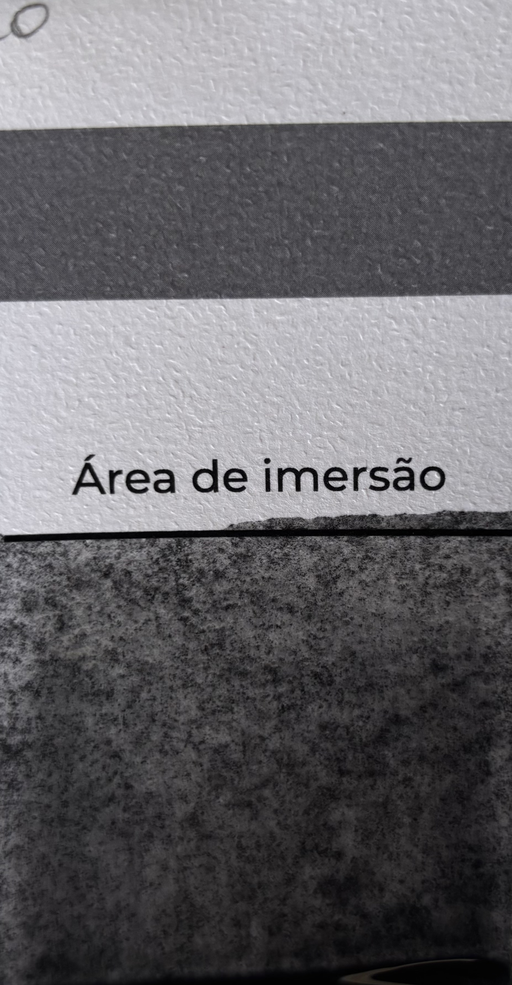
#> input picture images/1_10/IMG_0498.png, 512 x 985 px, shrunk from 1854 x 3564 before the run
$ python image_analyzer_smart.py
#> lines starting #> are read from the running program, lines starting #| are printed output that depends on the picture; after the words box and inside, x2 and y2 are one past the last pixel; in counts of white or black regions, pixels touching at a corner belong together
### image_analyzer.py
import cv2
import numpy as np
from pathlib import Path
from typing import Tuple, Dict, List
import json

class MixtureAnalyzer:
    """Analisa proporção de mistura grafite:água baseado em imagens"""

    def __init__(self, reference_dir: str = "images"):
        self.reference_dir = Path(reference_dir)
        self.target_gray = (119, 119, 119)  # #777777 em RGB
        self.reference_features = {}
        self.load_references()

    def correct_color_by_template(self, image: np.ndarray, template_region: Tuple[int, int, int, int]) -> np.ndarray:
        """
        Corrige a iluminação da imagem baseado no gabarito #777777

        Args:
            image: Imagem BGR do OpenCV
            template_region: (x, y, width, height) do gabarito na imagem

        Returns:
            Imagem corrigida
        """
        x, y, w, h = template_region
        template_patch = image[y:y+h, x:x+w]

        # Calcula cor média do gabarito na foto
        mean_color = cv2.mean(template_patch)[:3]  # BGR

        # Converte #777777 para BGR
        target_bgr = (self.target_gray[2], self.target_gray[1], self.target_gray[0])

        # Calcula fator de correção para cada canal
        correction_factors = np.array([
            target_bgr[0] / (mean_color[0] + 1e-6),
            target_bgr[1] / (mean_color[1] + 1e-6),
            target_bgr[2] / (mean_color[2] + 1e-6)
        ])

        # Aplica correção
        corrected = image.astype(np.float32)
        corrected[:, :, 0] *= correction_factors[0]
        corrected[:, :, 1] *= correction_factors[1]
        corrected[:, :, 2] *= correction_factors[2]

        # Limita valores entre 0-255
        corrected = np.clip(corrected, 0, 255).astype(np.uint8)

        return corrected

    def detect_template_region(self, image: np.ndarray) -> Tuple[int, int, int, int]:
        """
        Detecta automaticamente a região do gabarito cinza na parte superior
        Busca especificamente o retângulo cinza #777777, não áreas brancas

        Returns:
            (x, y, width, height) do gabarito detectado
        """
        height, width = image.shape[:2]
        search_region = image[0:int(height * 0.25), :]

        # Converte para grayscale
        gray = cv2.cvtColor(search_region, cv2.COLOR_BGR2GRAY)

        # Detecta especificamente tons de cinza médio (#777777 = 119)
        # Range: 80-160 (exclui branco >200 e preto <50)
        lower_gray = 80
        upper_gray = 160
        mask = cv2.inRange(gray, lower_gray, upper_gray)

        # Remove ruído
        kernel = cv2.getStructuringElement(cv2.MORPH_RECT, (5, 5))
        mask = cv2.morphologyEx(mask, cv2.MORPH_CLOSE, kernel)
        mask = cv2.morphologyEx(mask, cv2.MORPH_OPEN, kernel)

        # Encontra contornos
        contours, _ = cv2.findContours(mask, cv2.RETR_EXTERNAL, cv2.CHAIN_APPROX_SIMPLE)

        if contours:
            # Filtra contornos válidos (retangulares e grandes)
            valid_contours = []
            for contour in contours:
                area = cv2.contourArea(contour)
                if area < width * 20:  # Muito pequeno
                    continue

                x, y, w, h = cv2.boundingRect(contour)

                # Valida proporções (retângulo horizontal)
                aspect_ratio = w / (h + 1)
                if aspect_ratio < 2:  # Não é retângulo largo
                    continue

                # Valida tamanho mínimo
                if w < width * 0.3:  # Largura mínima 30% da imagem
                    continue

                # Valida cor média da região (deve ser cinza, não branco)
                region = search_region[y:y+h, x:x+w]
                mean_val = np.mean(region)
                if mean_val > 180 or mean_val < 70:  # Muito claro ou escuro
                    continue

                valid_contours.append((contour, area, x, y, w, h))

            if valid_contours:
                # Pega o maior contorno válido
                _, _, x, y, w, h = max(valid_contours, key=lambda c: c[1])
                return (x, y, w, h)

        # Fallback: assume gabarito no topo centralizado
        return (int(width * 0.05), 10, int(width * 0.9), 50)

    def extract_features(self, image: np.ndarray, template_region: Tuple[int, int, int, int]) -> Dict:
        """
        Extrai características da imagem para comparação
        """
        # Corrige iluminação
        corrected = self.correct_color_by_template(image, template_region)

        # Região de interesse (abaixo do gabarito)
        _, ty, _, th = template_region
        roi = corrected[ty + th + 10:, :]  # ROI começa após o gabarito

        # Calcula histograma de cores
        hist_b = cv2.calcHist([roi], [0], None, [32], [0, 256])
        hist_g = cv2.calcHist([roi], [1], None, [32], [0, 256])
        hist_r = cv2.calcHist([roi], [2], None, [32], [0, 256])

        # Normaliza histogramas
        hist_b = hist_b.flatten() / (hist_b.sum() + 1e-6)
        hist_g = hist_g.flatten() / (hist_g.sum() + 1e-6)
        hist_r = hist_r.flatten() / (hist_r.sum() + 1e-6)

        # Calcula estatísticas de cor
        mean_color = cv2.mean(roi)[:3]
        std_color = np.std(roi, axis=(0, 1))

        # Converte para LAB para análise de luminosidade
        lab = cv2.cvtColor(roi, cv2.COLOR_BGR2LAB)
        mean_lab = cv2.mean(lab)[:3]

        return {
            'hist_b': hist_b,
            'hist_g': hist_g,
            'hist_r': hist_r,
            'mean_bgr': mean_color,
            'std_bgr': std_color,
            'mean_lab': mean_lab
        }

    def load_references(self):
        """Carrega e processa todas as imagens de referência"""
        print("Carregando imagens de referência...")

        for ratio_dir in sorted(self.reference_dir.glob("1_*")):
            if not ratio_dir.is_dir():
                continue

            ratio = ratio_dir.name  # ex: "1_5"
            features_list = []

            for img_path in sorted(ratio_dir.glob("*.png")):
                try:
                    img = cv2.imread(str(img_path))
                    if img is None:
                        continue

                    template_region = self.detect_template_region(img)
                    features = self.extract_features(img, template_region)
                    features_list.append(features)
                except Exception as e:
                    print(f"Erro ao processar {img_path}: {e}")

            if features_list:
                self.reference_features[ratio] = features_list
                print(f"  ✓ {ratio}: {len(features_list)} imagens")

        print(f"\nTotal: {len(self.reference_features)} proporções carregadas\n")

    def compare_features(self, features1: Dict, features2: Dict) -> float:
        """
        Compara duas features e retorna similaridade (0-1, maior é mais similar)
        """
        # Compara histogramas usando correlação
        hist_sim_b = cv2.compareHist(features1['hist_b'], features2['hist_b'], cv2.HISTCMP_CORREL)
        hist_sim_g = cv2.compareHist(features1['hist_g'], features2['hist_g'], cv2.HISTCMP_CORREL)
        hist_sim_r = cv2.compareHist(features1['hist_r'], features2['hist_r'], cv2.HISTCMP_CORREL)

        hist_similarity = (hist_sim_b + hist_sim_g + hist_sim_r) / 3

        # Compara cores médias (normalizado)
        color_diff = np.abs(np.array(features1['mean_bgr']) - np.array(features2['mean_bgr']))
        color_similarity = 1 - (np.mean(color_diff) / 255)

        # Compara luminosidade LAB
        lab_diff = np.abs(features1['mean_lab'][0] - features2['mean_lab'][0])
        lab_similarity = 1 - (lab_diff / 255)

        # Média ponderada
        total_similarity = (
            hist_similarity * 0.5 +
            color_similarity * 0.3 +
            lab_similarity * 0.2
        )

        return max(0, min(1, total_similarity))

    # [74 lines left out: functions analyze, main, not called in this run]


# [2 lines that do not run on import are left out]

### image_analyzer_smart.py
import cv2
import numpy as np
from pathlib import Path
from typing import Tuple, Dict, List
from image_analyzer import MixtureAnalyzer

class SmartMixtureAnalyzer(MixtureAnalyzer):
    """
    Versão inteligente com:
    1. Weighted voting por vizinhança (proporções próximas)
    2. Análise de consistência das 5 amostras
    3. Rejeição de outliers
    """

    def __init__(self, reference_dir: str = "images"):
        super().__init__(reference_dir)
#> in load_references, img is the input picture: shape (985, 512, 3); mean B, G, R 107.1, 103.4, 104.7
#> in detect_template_region, `mask = cv2.morphologyEx(mask, cv2.MORPH_OPEN, kernel)`:
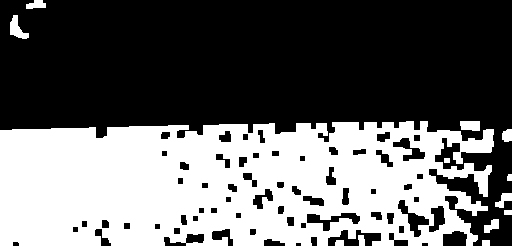
#> mask: shape (246, 512); 40.4% white; 13 white regions
#> in detect_template_region, `contours, _ = cv2.findContours(mask, cv2.RETR_EXTERNAL, cv2.CHAIN_APPR..`: contours = 13 contours; largest, box (x1, y1, x2, y2) and area: (0, 121, 494, 246) 52814, (10, 15, 29, 39) 196, (460, 121, 480, 131) 156, (495, 193, 512, 208) 112, (484, 219, 499, 233) 106
#> the loop in detect_template_region, `for contour in contours:` made 13 passes
#> area on passes 2, 3, 4, 6, 7, 9, 10, 12: 38.5, 51, 106, 112.5, 22.5, 92.5, 156, 196
#> after the loop in detect_template_region, `for contour in contours:`:
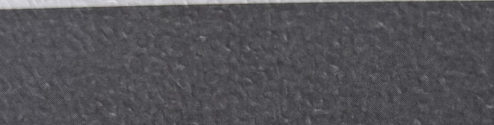
#> region: shape (125, 494, 3); mean B, G, R 87.5, 82.7, 83.7
#> after the loop in detect_template_region, `for contour in contours:`: valid_contours = 1 item
#> in load_references, `template_region = self.detect_template_region(img)`: template_region = (0, 121, 494, 125)
#> in correct_color_by_template, `x, y, w, h = template_region`: x = 0; y = 121; w = 494; h = 125
#> in correct_color_by_template, `mean_color = cv2.mean(template_patch)[:3]`: mean_color = (87.53, 82.66, 83.67)
#> in correct_color_by_template, `correction_factors = np.array([ target_bgr[0] / (mean_color[0] + 1e-6)..`: correction_factors = [1.36, 1.44, 1.42]
#> in correct_color_by_template, `corrected = np.clip(corrected, 0, 255).astype(np.uint8)`:
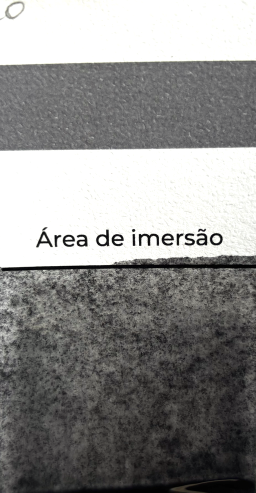
#> corrected: shape (985, 512, 3) (shown at 1/2 size); mean B, G, R 140.9, 142, 142.5
#> in extract_features, `_, ty, _, th = template_region`: ty = 121; th = 125
#> in extract_features, `roi = corrected[ty + th + 10:, :]`:
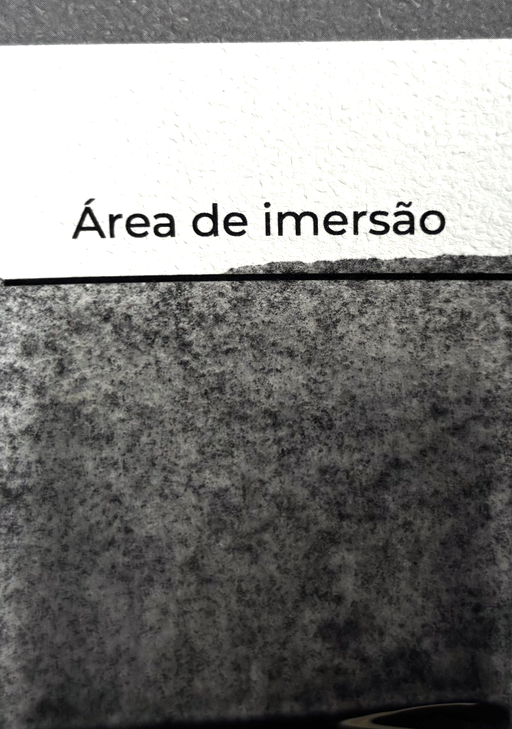
#> roi: shape (729, 512, 3); mean B, G, R 126.6, 128, 128.7
#> in extract_features, `hist_b = cv2.calcHist([roi], [0], None, [32], [0, 256])`: hist_b = 32 values, max 90602 at index 31, min 375 at index 25, mean 11664
#> in extract_features, `hist_g = cv2.calcHist([roi], [1], None, [32], [0, 256])`: hist_g = 32 values, max 99652 at index 31, min 367 at index 24, mean 11664
#> in extract_features, `hist_r = cv2.calcHist([roi], [2], None, [32], [0, 256])`: hist_r = 32 values, max 98368 at index 31, min 320 at index 26, mean 11664
#> in extract_features, `hist_b = hist_b.flatten() / (hist_b.sum() + 1e-6)`: hist_b = 32 values, max 0.243 at index 31, min 0.001 at index 25, mean 0.0312
#> in extract_features, `hist_g = hist_g.flatten() / (hist_g.sum() + 1e-6)`: hist_g = 32 values, max 0.267 at index 31, min 0.000983 at index 24, mean 0.0312
#> in extract_features, `hist_r = hist_r.flatten() / (hist_r.sum() + 1e-6)`: hist_r = 32 values, max 0.264 at index 31, min 0.000857 at index 26, mean 0.0312
#> in extract_features, `mean_color = cv2.mean(roi)[:3]`: mean_color = (126.6, 128, 128.7)
#> in extract_features, `std_color = np.std(roi, axis=(0, 1))`: std_color = [86.13, 86.64, 85.99]
#> in extract_features, `mean_lab = cv2.mean(lab)[:3]`: mean_lab = (131.7, 128, 128.8)
#> in load_references, `features = self.extract_features(img, template_region)`: features = 6 items
#|   ✓ 1_10: 1 imagens
#| Total: 5 proporções carregadas
        self.ratio_order = sorted(self.reference_features.keys(),
                                  key=lambda x: int(x.split('_')[1]))
#> self.ratio_order = ['1_3', '1_5', '1_6', '1_7', '1_10']

    def get_neighbor_weight(self, ratio1: str, ratio2: str) -> float:
        """
        Calcula peso baseado na distância entre proporções
        Proporções vizinhas recebem peso maior

        1:5 comparando com 1:4 = peso 0.5
        1:5 comparando com 1:6 = peso 0.5
        1:5 comparando com 1:3 = peso 0.2
        1:5 comparando com 1:10 = peso 0.0
        """
        num1 = int(ratio1.split('_')[1])
        num2 = int(ratio2.split('_')[1])
        distance = abs(num1 - num2)

        if distance == 0:
            return 1.0  # Mesma proporção
        elif distance == 1:
            return 0.5  # Vizinho direto
        elif distance == 2:
            return 0.2  # Vizinho de 2º grau
        else:
            return 0.0  # Muito distante

    def analyze_with_confidence(self, test_features: Dict, ref_features_list: List[Dict]) -> Tuple[float, float]:
        """
        Analisa features COM medida de consistência

        Returns:
            (similarity, consistency) - consistência indica confiabilidade
        """
        similarities = [
            self.compare_features(test_features, ref_feat)
            for ref_feat in ref_features_list
        ]

        # Remove outliers (valores muito distantes da média)
        mean_sim = np.mean(similarities)
        std_sim = np.std(similarities)

        # Filtra valores dentro de 2 desvios padrão
        filtered_sims = [
            s for s in similarities
            if abs(s - mean_sim) <= 2 * std_sim
        ]

        if not filtered_sims:
            filtered_sims = similarities

        # Consistência = inverso do desvio padrão (menor variação = mais confiável)
        consistency = 1.0 / (1.0 + np.std(filtered_sims))

        return float(np.mean(filtered_sims)), float(consistency)

    def analyze(self, image_path: str, auto_detect_template: bool = True) -> Dict:
        """
        Análise INTELIGENTE com weighted voting e consistência
        """
#> called with image_path = 'images/1_6/IMG_0475.png', auto_detect_template = True
        # Carrega e processa imagem
        img = cv2.imread(image_path)
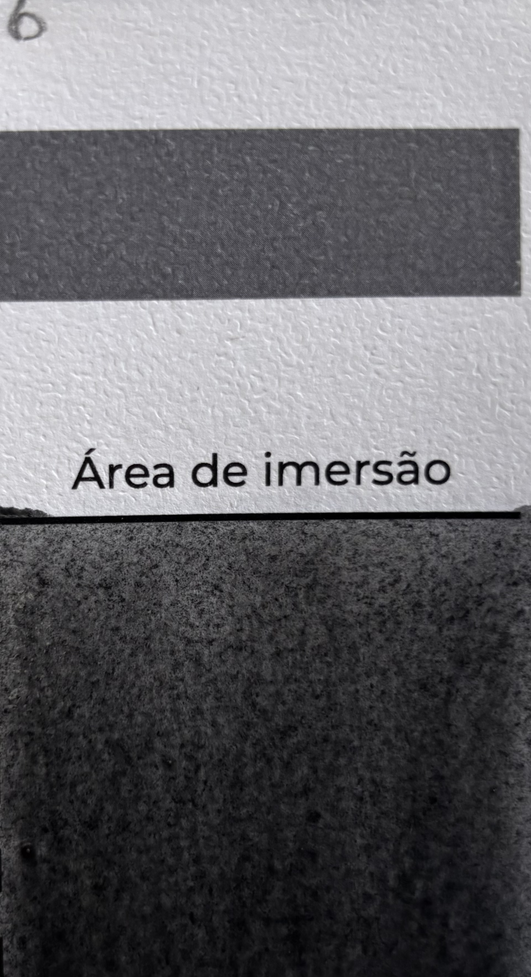
#> input picture images/1_6/IMG_0475.png, 531 x 977 px, shrunk from 1921 x 3534 before the run
#> img is the input picture: shape (977, 531, 3); mean B, G, R 106.7, 102.9, 103.6
        if img is None:
            raise ValueError(f"Não foi possível carregar a imagem: {image_path}")

        if auto_detect_template:
            template_region = self.detect_template_region(img)
#> in detect_template_region (call 6), `search_region = image[0:int(height * 0.25), :]`:
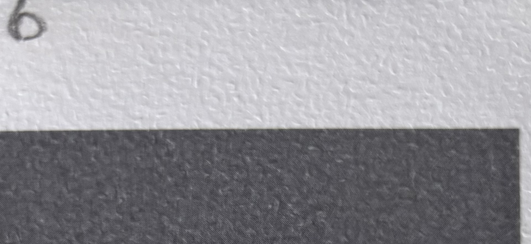
#> search_region: shape (244, 531, 3); mean B, G, R 153.7, 148.5, 149.5
#> in detect_template_region (call 6), `mask = cv2.morphologyEx(mask, cv2.MORPH_OPEN, kernel)`:
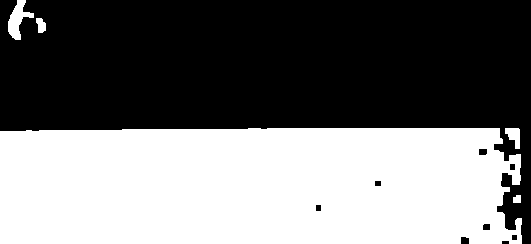
#> mask: shape (244, 531); 45.7% white; 5 white regions
#> in detect_template_region (call 6), `contours, _ = cv2.findContours(mask, cv2.RETR_EXTERNAL, cv2.CHAIN_APPR..`: contours = 5 contours; box (x1, y1, x2, y2) and area: (0, 128, 522, 244) 57829, (8, 0, 34, 40) 421, (505, 128, 520, 149) 170, (36, 18, 46, 33) 92, (513, 195, 521, 203) 44
#> the loop in detect_template_region (call 6), `for contour in contours:` made 5 passes
#> area on passes 1, 2, 4, 5: 43.5, 170, 91.5, 421
#> template_region = (0, 128, 522, 116)
        else:
            height, width = img.shape[:2]
            template_region = (int(width * 0.2), 10, int(width * 0.6), 50)

        test_features = self.extract_features(img, template_region)
#> test_features = 6 items

        # Calcula similaridade E consistência para cada proporção
        ratio_scores = {}

        for ratio, ref_features_list in self.reference_features.items():
            similarity, consistency = self.analyze_with_confidence(test_features, ref_features_list)
            ratio_scores[ratio] = {
                'similarity': similarity,
                'consistency': consistency,
                'weighted_score': similarity * consistency  # Penaliza inconsistentes
            }
#> this loop made 5 passes
#> ratio on passes 1 to 5: '1_10', '1_3', '1_5', '1_6', '1_7'
#> after the loop, ratio_scores = 5 items

        # WEIGHTED VOTING: adiciona contribuição dos vizinhos
        final_scores = {}

        for ratio in ratio_scores:
            base_score = ratio_scores[ratio]['weighted_score']
            neighbor_contribution = 0.0

            # Adiciona contribuição ponderada dos vizinhos
            for other_ratio in ratio_scores:
                if ratio != other_ratio:
                    neighbor_weight = self.get_neighbor_weight(ratio, other_ratio)
                    if neighbor_weight > 0:
                        neighbor_contribution += ratio_scores[other_ratio]['similarity'] * neighbor_weight

            # Score final = 70% próprio + 30% vizinhos
            final_scores[ratio] = base_score * 0.7 + neighbor_contribution * 0.3
#> this loop made 5 passes
#> (ratio, base_score) on passes 1 to 5: ('1_10', 0.94), ('1_3', 0.621), ('1_5', 0.94), ('1_6', 1), ('1_7', 0.962)
#> after the loop, final_scores = {'1_10': 0.658, '1_3': 0.491, '1_5': 0.903, '1_6': 0.985, '1_7': 0.88}

        # Ordena por score final
        sorted_matches = sorted(final_scores.items(), key=lambda x: x[1], reverse=True)
#> sorted_matches = [('1_6', 0.985), ('1_5', 0.903), ('1_7', 0.88), ('1_10', 0.658), ('1_3', 0.491)]

        best_ratio = sorted_matches[0][0]
#> best_ratio = '1_6'
        best_score = sorted_matches[0][1]
#> best_score = 0.985

        # Confiança ajustada pela consistência
        confidence = ratio_scores[best_ratio]['weighted_score']
#> confidence = 1
        consistency = ratio_scores[best_ratio]['consistency']

        return {
            'ratio': best_ratio,
            'best_match': best_ratio,  # Para compatibilidade com compare_accuracy.py
            'confidence': float(confidence),
            'consistency': float(consistency),
            'ratio_formatted': best_ratio.replace('_', ':'),
            'all_matches': [(r, float(final_scores[r])) for r, _ in sorted_matches[:5]],
            'raw_similarities': [(r, float(ratio_scores[r]['similarity'])) for r in sorted([k for k in ratio_scores.keys()], key=lambda x: ratio_scores[x]['similarity'], reverse=True)[:3]],
            'template_region': template_region
        }


if __name__ == '__main__':
    print("="*70)
    print("TESTE: ANALYZER INTELIGENTE")
    print("="*70)
    print()

    analyzer = SmartMixtureAnalyzer()

    print("Características:")
    print("  ✓ Weighted voting por vizinhança")
    print("  ✓ Análise de consistência das 5 amostras")
    print("  ✓ Rejeição automática de outliers")
    print()

    # Testa alguns casos
    test_cases = [
        ('images/1_6/IMG_0475.png', '1_6'),
        ('images/1_10/IMG_0498.png', '1_10'),
        ('images/1_3/IMG_0464.png', '1_3'),
        ('images/1_7/IMG_0484.png', '1_7'),
    ]

    print("="*70)
    print("Exemplos de análise:")
    print("="*70)

    for img_path, expected in test_cases:
        result = analyzer.analyze(img_path)
#> result = 8 items
        correct = '✅' if result['ratio'] == expected else '❌'
#> correct = '✅'

        print(f"\n{correct} Arquivo: {Path(img_path).name}")
#| ✅ Arquivo: IMG_0475.png
        print(f"   Esperado:    {expected}")
        print(f"   Detectado:   {result['ratio']}")
#|    Detectado:   1_6
        print(f"   Confiança:   {result['confidence']:.3f}")
#|    Confiança:   1.000
        print(f"   Consistência: {result['consistency']:.3f}")
#|    Consistência: 1.000
        print(f"   Top 3: {[(r, f'{s:.3f}') for r, s in result['all_matches'][:3]]}")
#|    Top 3: [('1_6', '0.985'), ('1_5', '0.903'), ('1_7', '0.880')]
